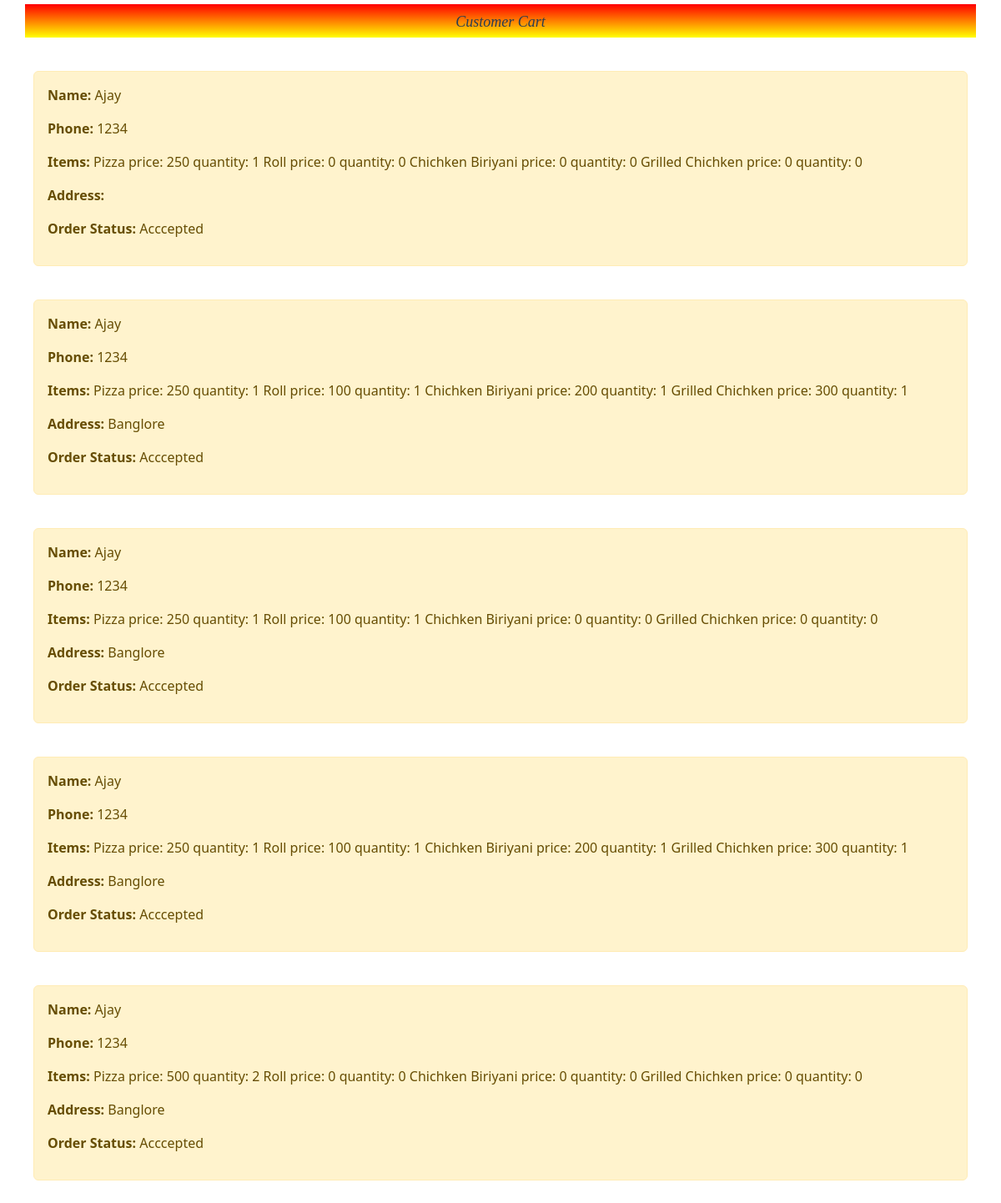
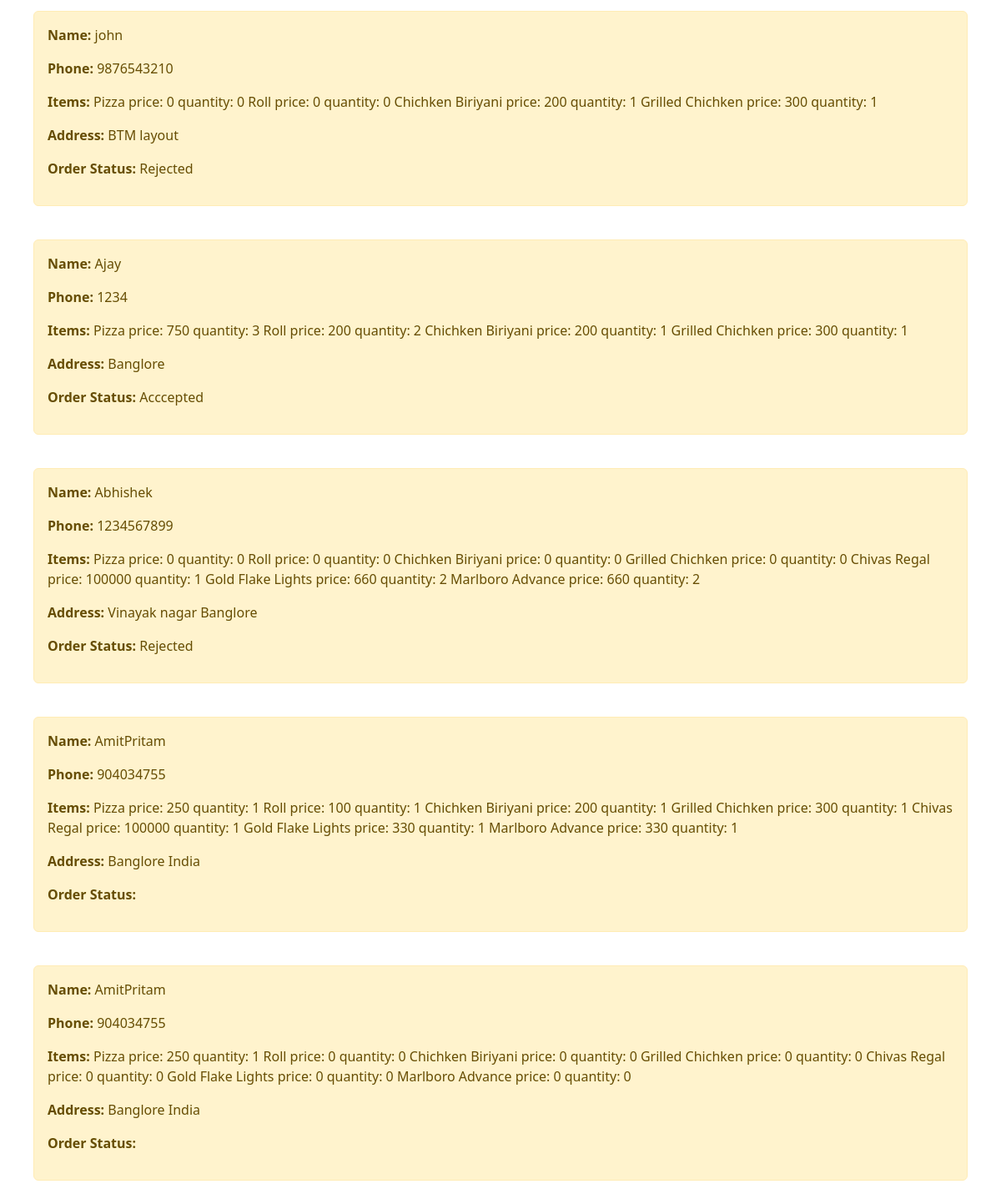
/userorder/, run on the app's committed database (2 pictures, top to bottom).
### Food_Delivery_App/models.py (models this page shows)
class OrderModel(models.Model):
	username =  models.CharField(max_length=255)
	phone = models.CharField(max_length=10)
	orderitem = models.CharField(max_length=255)
	address = models.CharField(max_length=255)
	status = models.CharField(max_length=255)

### Food_Delivery_App/views.py (the view)
# urls.py: path('userorder/',user_cart),
def user_cart(request):
	context = {"orders":OrderModel.objects.all()}
	return render(request,"frontend/user_order.html",context)

### templates/frontend/user_order.html
{% extends 'base.html' %}
{% block content %}
<h2 style="color: #2C3E50; background-image: linear-gradient(red, yellow); font-family: 'Georgia', serif; font-style: italic; font-size: 18px; line-height: 22px; margin: 10px 30px 10px 30px; padding: 10px 12px 8px; margin-top: 5px; text-align: center;">Customer Cart</h2>
{% for order in orders %}
	<div style="margin: 40px;" class="alert alert-warning" role="alert">
		<p><b>Name:</b> {{order.username}}</p>
		<p><b>Phone:</b> {{order.phone}}</p>
		<p><b>Items:</b> {{order.orderitem}}</p>
		<p><b>Address:</b> {{order.address}}</p>
		<p><b>Order Status:</b> {{order.status}}</p>
	</div>
{% endfor %}
{% endblock %}

### data on the page
OrderModel: username "Ajay", phone "1234", orderitem "Pizza price: 250 quantity: 1 Roll price: 0 quantity: 0 Chichken Biriyani price: 0 quantity: 0 Grilled Chichken price: 0 quantity: 0", status "Acccepted"
OrderModel: username "Ajay", phone "1234", orderitem "Pizza price: 250 quantity: 1 Roll price: 100 quantity: 1 Chichken Biriyani price: 200 quantity: 1 Grilled Chichken price: 300 quantity: 1", address "Banglore", status "Acccepted"
OrderModel: username "Ajay", phone "1234", orderitem "Pizza price: 250 quantity: 1 Roll price: 100 quantity: 1 Chichken Biriyani price: 0 quantity: 0 Grilled Chichken price: 0 quantity: 0", address "Banglore", status "Acccepted"
OrderModel: username "Ajay", phone "1234", orderitem "Pizza price: 250 quantity: 1 Roll price: 100 quantity: 1 Chichken Biriyani price: 200 quantity: 1 Grilled Chichken price: 300 quantity: 1", address "Banglore", status "Acccepted"
OrderModel: username "Ajay", phone "1234", orderitem "Pizza price: 500 quantity: 2 Roll price: 0 quantity: 0 Chichken Biriyani price: 0 quantity: 0 Grilled Chichken price: 0 quantity: 0", address "Banglore", status "Acccepted"
OrderModel: username "john", phone "9876543210", orderitem "Pizza price: 0 quantity: 0 Roll price: 0 quantity: 0 Chichken Biriyani price: 200 quantity: 1 Grilled Chichken price: 300 quantity: 1", address "BTM layout", status "Rejected"
OrderModel: username "Ajay", phone "1234", orderitem "Pizza price: 750 quantity: 3 Roll price: 200 quantity: 2 Chichken Biriyani price: 200 quantity: 1 Grilled Chichken price: 300 quantity: 1", address "Banglore", status "Acccepted"
OrderModel: username "Abhishek", phone "1234567899", orderitem "Pizza price: 0 quantity: 0 Roll price: 0 quantity: 0 Chichken Biriyani price: 0 quantity: 0 Grilled Chichken price: 0 quantity: 0 Chivas Regal price: 100000 quantity: 1 Gold Flake Lights price: 660 quantity: 2 Marlboro Advance price: 660 quantity: 2", address "Vinayak nagar Banglore", status "Rejected"
OrderModel: username "AmitPritam", phone "904034755", orderitem "Pizza price: 250 quantity: 1 Roll price: 100 quantity: 1 Chichken Biriyani price: 200 quantity: 1 Grilled Chichken price: 300 quantity: 1 Chivas Regal price: 100000 quantity: 1 Gold Flake Lights price: 330 quantity: 1 Marlboro Advance price: 330 quantity: 1", address "Banglore India"
OrderModel: username "AmitPritam", phone "904034755", orderitem "Pizza price: 250 quantity: 1 Roll price: 0 quantity: 0 Chichken Biriyani price: 0 quantity: 0 Grilled Chichken price: 0 quantity: 0 Chivas Regal price: 0 quantity: 0 Gold Flake Lights price: 0 quantity: 0 Marlboro Advance price: 0 quantity: 0", address "Banglore India"
